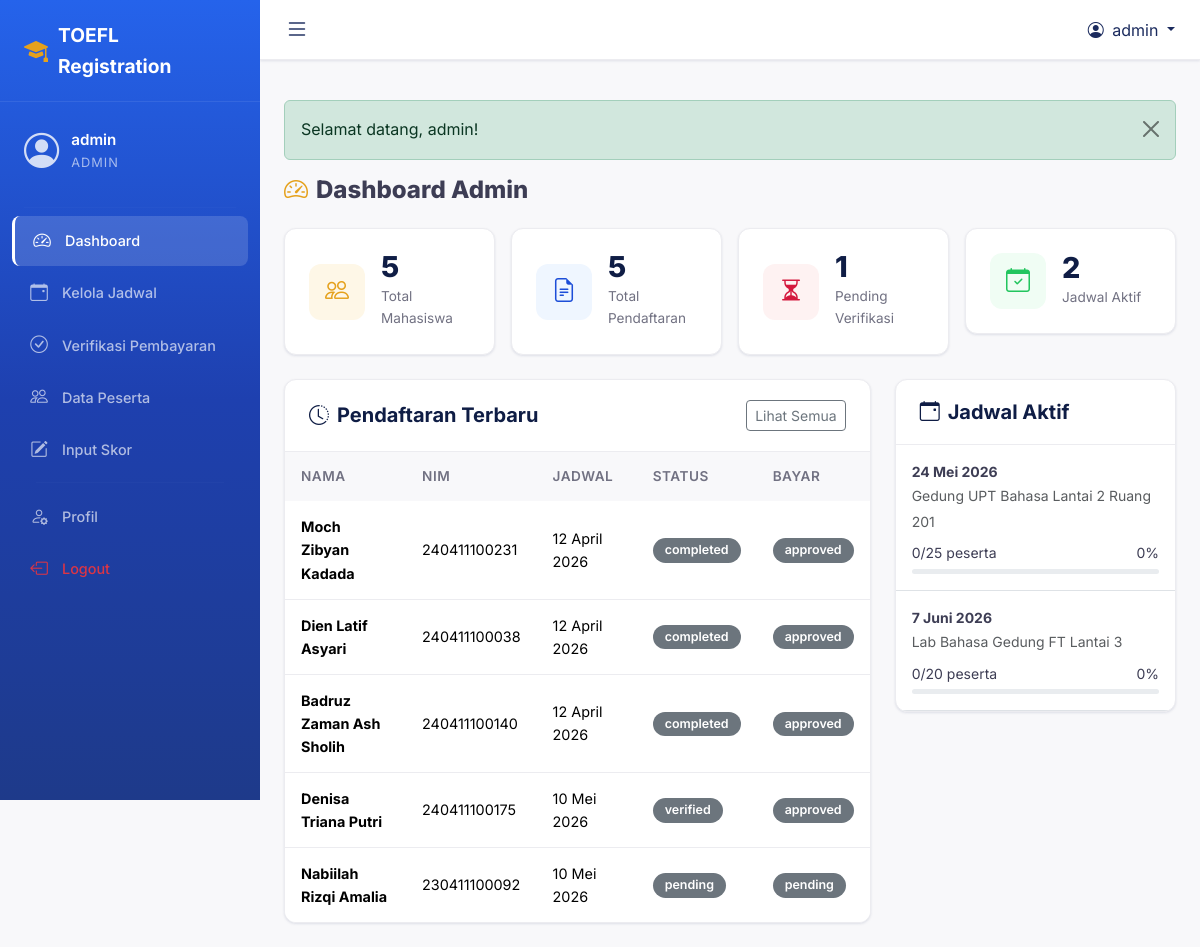
The page /backend/admin/dashboard.php (signed in) on the database its author committed.
### tables this page shows
CREATE TABLE pendaftaran (
    id INT AUTO_INCREMENT PRIMARY KEY,
    user_id INT NOT NULL,
    jadwal_id INT NOT NULL,
    nomor_peserta VARCHAR(50) DEFAULT NULL UNIQUE,
    status ENUM('pending', 'verified', 'rejected', 'completed') NOT NULL DEFAULT 'pending',
    catatan_admin TEXT DEFAULT NULL,
    created_at TIMESTAMP DEFAULT CURRENT_TIMESTAMP,
    updated_at TIMESTAMP DEFAULT CURRENT_TIMESTAMP ON UPDATE CURRENT_TIMESTAMP,
    FOREIGN KEY (user_id) REFERENCES users(id) ON DELETE CASCADE,
    FOREIGN KEY (jadwal_id) REFERENCES jadwal_tes(id) ON DELETE CASCADE
);

CREATE TABLE users (
    id INT AUTO_INCREMENT PRIMARY KEY,
    username VARCHAR(50) NOT NULL,
    email VARCHAR(100) NOT NULL UNIQUE,
    password VARCHAR(255) NOT NULL,
    nama_lengkap VARCHAR(100) DEFAULT NULL,
    nim VARCHAR(20) DEFAULT NULL UNIQUE,
    prodi VARCHAR(100) DEFAULT NULL,
    no_hp VARCHAR(20) DEFAULT NULL,
    role ENUM('mahasiswa', 'admin') NOT NULL DEFAULT 'mahasiswa',
    reset_token VARCHAR(255) DEFAULT NULL,
    reset_token_expiry DATETIME DEFAULT NULL,
    created_at TIMESTAMP DEFAULT CURRENT_TIMESTAMP,
    updated_at TIMESTAMP DEFAULT CURRENT_TIMESTAMP ON UPDATE CURRENT_TIMESTAMP
);

CREATE TABLE jadwal_tes (
    id INT AUTO_INCREMENT PRIMARY KEY,
    tanggal DATE NOT NULL,
    waktu_mulai TIME NOT NULL,
    waktu_selesai TIME NOT NULL,
    lokasi VARCHAR(200) NOT NULL,
    kuota INT NOT NULL DEFAULT 30,
    biaya DECIMAL(10,2) NOT NULL DEFAULT 0.00,
    deskripsi TEXT DEFAULT NULL,
    status ENUM('aktif', 'nonaktif', 'selesai') NOT NULL DEFAULT 'aktif',
    created_at TIMESTAMP DEFAULT CURRENT_TIMESTAMP,
    updated_at TIMESTAMP DEFAULT CURRENT_TIMESTAMP ON UPDATE CURRENT_TIMESTAMP
);

### backend/admin/dashboard.php (the view, shortened to what this page needs)
<?php
require_once __DIR__ . '/../includes/functions.php';
$db = getDB();
$totalMahasiswa = $db->query("SELECT COUNT(*) FROM users WHERE role = 'mahasiswa'")->fetchColumn();
$totalPendaftaran = $db->query("SELECT COUNT(*) FROM pendaftaran")->fetchColumn();
$pendingVerifikasi = $db->query("SELECT COUNT(*) FROM pembayaran WHERE status = 'pending'")->fetchColumn();
$jadwalAktif = $db->query("SELECT COUNT(*) FROM jadwal_tes WHERE status = 'aktif' AND tanggal >= CURDATE()")->fetchColumn();
$pendaftaranTerbaru = $db->query("
    SELECT p.*, u.nama_lengkap, u.nim, u.username, j.tanggal, j.lokasi,
           b.status as status_bayar
    FROM pendaftaran p
    JOIN users u ON p.user_id = u.id
    JOIN jadwal_tes j ON p.jadwal_id = j.id
    LEFT JOIN pembayaran b ON p.id = b.pendaftaran_id
    ORDER BY p.created_at DESC
    LIMIT 10
")->fetchAll();
$statsJadwal = $db->query("
    SELECT j.id, j.tanggal, j.lokasi, j.kuota,
           COUNT(p.id) as total_daftar,
           SUM(CASE WHEN p.status = 'verified' OR p.status = 'completed' THEN 1 ELSE 0 END) as verified
    FROM jadwal_tes j
    LEFT JOIN pendaftaran p ON j.id = p.jadwal_id AND p.status != 'rejected'
    WHERE j.status = 'aktif' AND j.tanggal >= CURDATE()
    GROUP BY j.id
    ORDER BY j.tanggal ASC
")->fetchAll();
require_once __DIR__ . '/../../frontend/templates/header.php';
?>
<h4 class="fw-800 mb-4">
    <i class="bi bi-speedometer2 me-2 text-accent"></i>Dashboard Admin
</h4>
<div class="row g-3 mb-4">
    <div class="col-md-3 col-6">
        <div class="stat-card">
            <div class="stat-icon bg-accent"><i class="bi bi-people"></i></div>
            <div>
                <div class="stat-value"><?= $totalMahasiswa ?></div>
                <div class="stat-label">Total Mahasiswa</div>
            </div>
        </div>
    </div>
    <div class="col-md-3 col-6">
        <div class="stat-card">
            <div class="stat-icon bg-blue"><i class="bi bi-file-earmark-text"></i></div>
            <div>
                <div class="stat-value"><?= $totalPendaftaran ?></div>
                <div class="stat-label">Total Pendaftaran</div>
            </div>
        </div>
    </div>
    <div class="col-md-3 col-6">
        <div class="stat-card">
            <div class="stat-icon bg-red"><i class="bi bi-hourglass-split"></i></div>
            <div>
                <div class="stat-value"><?= $pendingVerifikasi ?></div>
                <div class="stat-label">Pending Verifikasi</div>
            </div>
        </div>
    </div>
    <div class="col-md-3 col-6">
        <div class="stat-card">
            <div class="stat-icon bg-green"><i class="bi bi-calendar-check"></i></div>
            <div>
                <div class="stat-value"><?= $jadwalAktif ?></div>
                <div class="stat-label">Jadwal Aktif</div>
            </div>
        </div>
    </div>
</div>
<div class="row g-4">
    <div class="col-lg-8">
        <div class="content-card">
            <div class="card-header-custom">
                <h5><i class="bi bi-clock-history me-2"></i>Pendaftaran Terbaru</h5>
                <a href="<?= BASE_URL ?>/backend/admin/peserta.php" class="btn btn-sm btn-outline-secondary">Lihat Semua</a>
            </div>
            <div class="card-body p-0">
                <div class="table-responsive">
                    <table class="table table-custom">
                        <thead>
                            <tr>
                                <th>Nama</th>
                                <th>NIM</th>
                                <th>Jadwal</th>
                                <th>Status</th>
                                <th>Bayar</th>
                            </tr>
                        </thead>
                        <tbody>
                            <?php foreach ($pendaftaranTerbaru as $p): ?>
                            <tr>
                                <td><strong><?= e($p['nama_lengkap'] ?? $p['username']) ?></strong></td>
                                <td><?= e($p['nim'] ?? '-') ?></td>
                                <td><?= formatTanggal($p['tanggal']) ?></td>
                                <td><?= statusBadge($p['status']) ?></td>
                                <td><?= $p['status_bayar'] ? statusBadge($p['status_bayar']) : '<span class="badge bg-secondary">-</span>' ?></td>
                            </tr>
                            <?php endforeach; ?>
                        </tbody>
                    </table>
                </div>
            </div>
        </div>
    </div>
    <div class="col-lg-4">
        <div class="content-card">
            <div class="card-header-custom">
                <h5><i class="bi bi-calendar-event me-2"></i>Jadwal Aktif</h5>
            </div>
            <div class="card-body p-0">
                <?php if (empty($statsJadwal)): ?>
                <div class="empty-state py-3">
                    <p>Tidak ada jadwal aktif.</p>
                </div>
                <?php else: ?>
                <?php foreach ($statsJadwal as $s): ?>
                <div class="p-3 border-bottom">
                    <strong class="d-block small"><?= formatTanggal($s['tanggal']) ?></strong>
                    <small class="text-muted"><?= e($s['lokasi']) ?></small>
                    <div class="mt-2">
                        <?php $pct = $s['kuota'] > 0 ? round(($s['total_daftar'] / $s['kuota']) * 100) : 0; ?>
                        <div class="d-flex justify-content-between small mb-1">
                            <span><?= $s['total_daftar'] ?>/<?= $s['kuota'] ?> peserta</span>
                            <span><?= $pct ?>%</span>
                        </div>
                        <div class="progress" style="height: 5px;">
                        </div>
                    </div>
                </div>
                <?php endforeach; ?>
                <?php endif; ?>
            </div>
        </div>
    </div>
</div>
<?php require_once __DIR__ . '/../../frontend/templates/footer.php'; ?>

### backend/includes/functions.php (shortened to what this page needs)
<?php
function e($string) {
    return htmlspecialchars($string ?? '', ENT_QUOTES, 'UTF-8');
}
function formatTanggal($date) {
    $bulan = [
        1 => 'Januari', 2 => 'Februari', 3 => 'Maret', 4 => 'April',
        5 => 'Mei', 6 => 'Juni', 7 => 'Juli', 8 => 'Agustus',
        9 => 'September', 10 => 'Oktober', 11 => 'November', 12 => 'Desember'
    ];
    $timestamp = strtotime($date);
    $d = date('j', $timestamp);
    $m = (int)date('n', $timestamp);
    $y = date('Y', $timestamp);
    return "$d {$bulan[$m]} $y";
}
function statusBadge($status) {
    $badges = [
        'pending'   => '<span class="badge bg-warning text-dark">Pending</span>',
        'verified'  => '<span class="badge bg-success">Terverifikasi</span>',
        'approved'  => '<span class="badge bg-success">Disetujui</span>',
        'rejected'  => '<span class="badge bg-danger">Ditolak</span>',
        'completed' => '<span class="badge bg-info">Selesai</span>',
        'aktif'     => '<span class="badge bg-success">Aktif</span>',
        'nonaktif'  => '<span class="badge bg-secondary">Nonaktif</span>',
        'selesai'   => '<span class="badge bg-info">Selesai</span>',
    ];
    return $badges[$status] ?? '<span class="badge bg-secondary">' . e($status) . '</span>';
}

### frontend/assets/css/style.css (style rules this page uses)
:root { --primary: #1B2B5E; --primary-dark: #0F1D45; --primary-light: #1D4ED8; --primary-lighter: #3B82F6; --accent: #E5A11C; --accent-hover: #D4920F; --accent-light: #FEF7E7; --accent-gold: #E5A11C; --accent-gold-light: #FEF3C7; --secondary: #1D4ED8; --secondary-light: #EFF6FF; --success: #22C55E; --success-light: #F0FDF4; --warning: #F59E0B; --warning-light: #FFFBEB; --danger: #D4183D; --danger-light: #FEF2F2; --info: #3B82F6; --info-light: #EFF6FF; --dark: #1B2B5E; --gray-900: #1A1A2E; --gray-700: #3D3D54; --gray-600: #505068; --gray-500: #717182; --gray-400: #9E9EB0; --gray-300: #CBCED4; --gray-200: #ECECF0; --gray-100: #F3F3F5; --light: #F8F8FA; --white: #FFFFFF; --input-background: #F3F3F5; --switch-background: #CBCED4; --border-color: rgba(0, 0, 0, 0.1); --sidebar-width: 260px; --topbar-height: 60px; --navbar-height: 72px; --shadow-xs: 0 1px 2px rgba(27, 43, 94, 0.04); --shadow-sm: 0 1px 3px rgba(27, 43, 94, 0.08), 0 1px 2px rgba(27, 43, 94, 0.04); --shadow-md: 0 4px 6px -1px rgba(27, 43, 94, 0.08), 0 2px 4px -1px rgba(27, 43, 94, 0.04); --shadow-lg: 0 10px 15px -3px rgba(27, 43, 94, 0.08), 0 4px 6px -2px rgba(27, 43, 94, 0.04); --shadow-xl: 0 20px 25px -5px rgba(27, 43, 94, 0.1), 0 10px 10px -5px rgba(27, 43, 94, 0.04); --shadow-2xl: 0 25px 50px -12px rgba(27, 43, 94, 0.2); --shadow-accent: 0 8px 24px rgba(229, 161, 28, 0.35); --radius-sm: 8px; --radius-md: 12px; --radius-lg: 16px; --radius-xl: 20px; --radius-2xl: 24px; --radius-full: 9999px; --transition: all 0.3s cubic-bezier(0.4, 0, 0.2, 1); --transition-fast: all 0.15s cubic-bezier(0.4, 0, 0.2, 1); --transition-slow: all 0.5s cubic-bezier(0.4, 0, 0.2, 1); }
*, *::before, *::after { margin: 0; padding: 0; box-sizing: border-box; }
html { scroll-behavior: smooth; scroll-padding-top: var(--navbar-height); }
body { font-family: 'Inter', -apple-system, BlinkMacSystemFont, 'Segoe UI', sans-serif; background: var(--light); color: var(--gray-700); line-height: 1.6; overflow-x: hidden; -webkit-font-smoothing: antialiased; -moz-osx-font-smoothing: grayscale; }
a { color: var(--primary-light); text-decoration: none; transition: var(--transition); }
.stat-card { background: var(--white); border-radius: var(--radius-md); padding: 24px; display: flex; align-items: center; gap: 16px; box-shadow: var(--shadow-sm); border: 1px solid var(--gray-200); transition: var(--transition); }
.stat-card .stat-icon { width: 56px; height: 56px; border-radius: var(--radius-md); display: flex; align-items: center; justify-content: center; font-size: 1.5rem; flex-shrink: 0; }
.stat-card .stat-icon.bg-accent { background: var(--accent-light); color: var(--accent); }
.stat-card .stat-icon.bg-blue { background: var(--secondary-light); color: var(--primary-light); }
.stat-card .stat-icon.bg-green { background: var(--success-light); color: var(--success); }
.stat-card .stat-icon.bg-red { background: var(--danger-light); color: var(--danger); }
.stat-card .stat-value { font-size: 1.8rem; font-weight: 800; color: var(--primary-dark); line-height: 1; }
.stat-card .stat-label { font-size: 0.85rem; color: var(--gray-500); margin-top: 4px; }
.content-card { background: var(--white); border-radius: var(--radius-md); box-shadow: var(--shadow-sm); border: 1px solid var(--gray-200); overflow: hidden; }
.content-card .card-header-custom { padding: 20px 24px; border-bottom: 1px solid var(--gray-200); display: flex; align-items: center; justify-content: space-between; }
.content-card .card-header-custom h5 { font-weight: 700; color: var(--primary-dark); margin: 0; }
.content-card .card-body { padding: 24px; }
.table-custom { margin: 0; }
.table-custom thead th { background: var(--light); font-weight: 600; font-size: 0.85rem; text-transform: uppercase; letter-spacing: 0.5px; color: var(--gray-500); padding: 14px 16px; border: none; }
.table-custom tbody td { padding: 14px 16px; vertical-align: middle; border-bottom: 1px solid var(--gray-200); font-size: 0.9rem; }
.table-custom tbody tr:last-child td { border-bottom: none; }
.badge { font-weight: 600; padding: 6px 12px; border-radius: 20px; font-size: 0.78rem; }
.text-accent { color: var(--accent) !important; }
.fw-800 { font-weight: 800; }

### rows shown on the page
pendaftaran: user.nama_lengkap "Moch Zibyan Kadada", user.nim "240411100231", jadwal.tanggal "12 April 2026", status "completed approved"
pendaftaran: user.nama_lengkap "Dien Latif Asyari", user.nim "240411100038", jadwal.tanggal "12 April 2026", status "completed approved"
pendaftaran: user.nama_lengkap "Badruz Zaman Ash Sholih", user.nim "240411100140", jadwal.tanggal "12 April 2026", status "completed approved"
pendaftaran: user.nama_lengkap "Denisa Triana Putri", user.nim "240411100175", jadwal.tanggal "10 Mei 2026", status "verified approved"
pendaftaran: user.nama_lengkap "Nabiilah Rizqi Amalia", user.nim "230411100092", jadwal.tanggal "10 Mei 2026", status "pending pending"
jadwal_tes: tanggal "24 Mei 2026", lokasi "Gedung UPT Bahasa Lantai 2 Ruang 201", total_daftar "0", kuota "25", pct "0"
jadwal_tes: tanggal "7 Juni 2026", lokasi "Lab Bahasa Gedung FT Lantai 3", total_daftar "0", kuota "20", pct "0"

### other values the page prints
APP_NAME "TOEFL Registration"
$_SESSION['username'] "admin"
$_SESSION['role'] "ADMIN"
$flash['message'] "Selamat datang, admin!"
$totalMahasiswa "5"
$totalPendaftaran "5"
$pendingVerifikasi "1"
$jadwalAktif "2"
